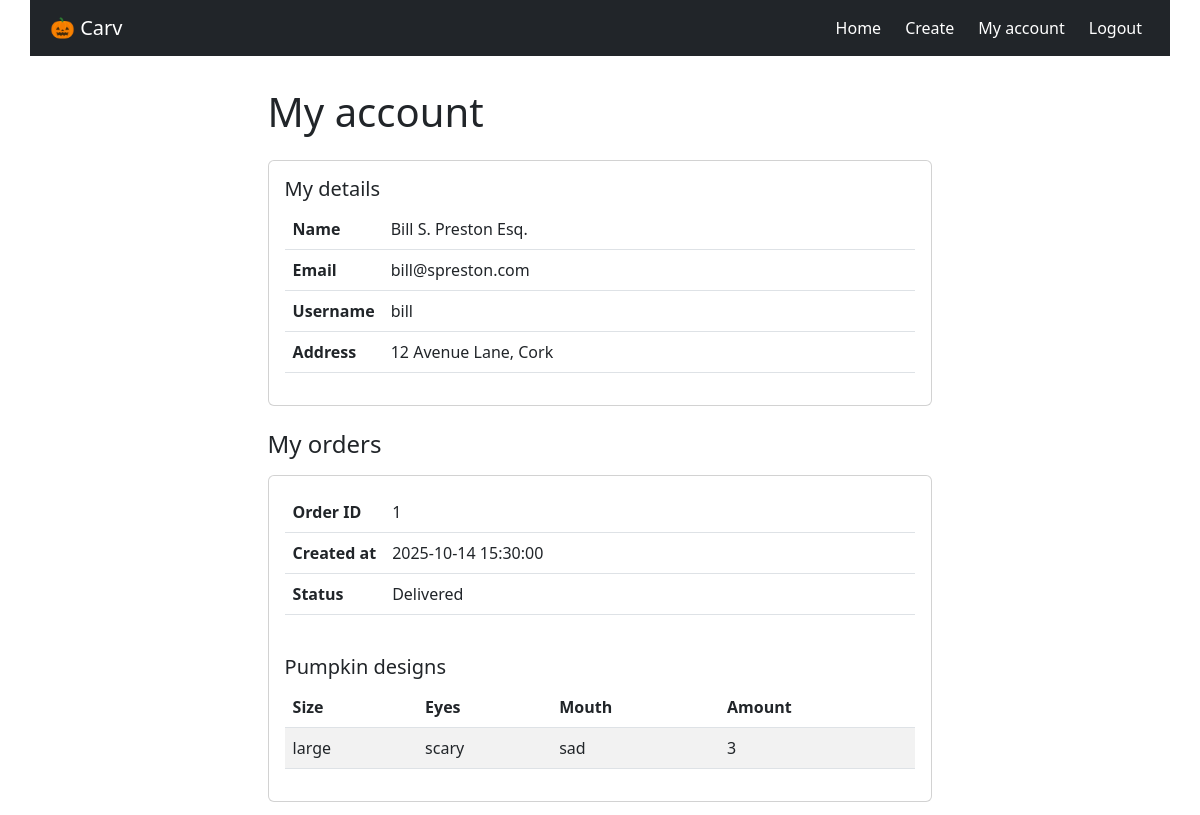
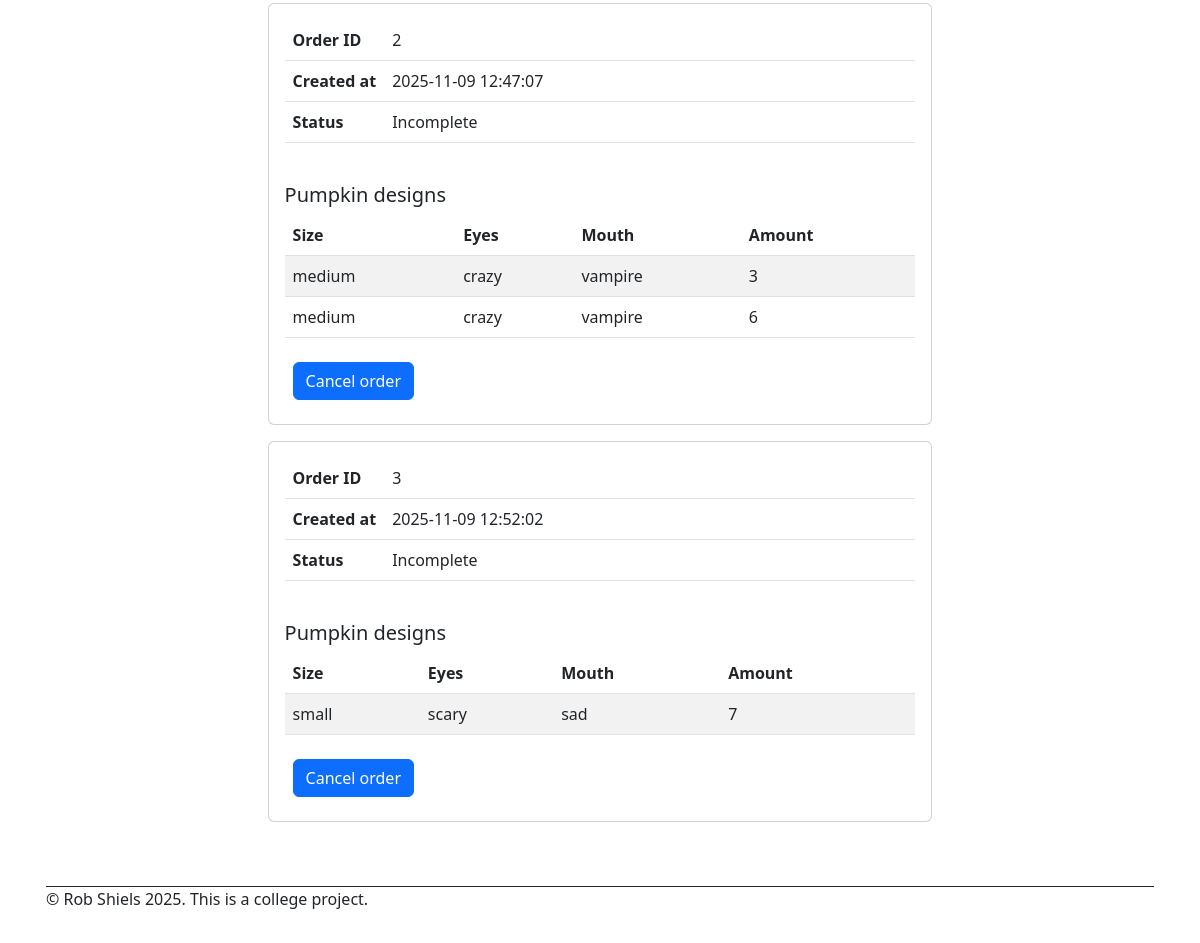
Page /my-account (signed in) on the committed database (2 pictures, top to bottom).
### models.py (models this page shows, shortened)
class User(db.Model, UserMixin):
    __tablename__ = 'user'
    user_id: Mapped[int] = mapped_column(primary_key=True)
    username: Mapped[str] = mapped_column(nullable=False)
    password: Mapped[str] = mapped_column(nullable=False)
    name: Mapped[str] = mapped_column(nullable=False)
    email: Mapped[str] = mapped_column(nullable=False, unique=True)
    address: Mapped[str] = mapped_column(nullable=False)
    role: Mapped[str] = mapped_column(nullable=False, default="customer")
    orders = db.relationship('Order', back_populates='customer')

class Order(db.Model):
    __tablename__ = 'order'
    order_id: Mapped[int] = mapped_column(primary_key=True)
    created_at: Mapped[datetime] = mapped_column(nullable=False,  default=lambda: datetime.now(timezone.utc).replace(microsecond=0))
    status: Mapped[str] = mapped_column(nullable=True)
    customer_id: Mapped[int] = mapped_column(db.ForeignKey('user.user_id'), nullable=False) # Add 'delete' button to delete customer and all associated ordres
    customer = db.relationship('User', back_populates='orders')
    pumpkins = db.relationship('PumpkinDesign', back_populates='order',  cascade='all, delete-orphan', passive_deletes=True )  # one-to-many

class PumpkinDesign(db.Model):
    __tablename__ = 'pumpkin_design'
    design_id: Mapped[int] = mapped_column(primary_key=True)
    size: Mapped[str] = mapped_column(nullable=False)
    eyes: Mapped[str] = mapped_column(nullable=False)
    mouth: Mapped[str] = mapped_column(nullable=False)
    amount: Mapped[int] = mapped_column(nullable=False)
    created_at: Mapped[datetime] = mapped_column(nullable=False,  default=lambda: datetime.now(timezone.utc).replace(microsecond=0))
    order_id: Mapped[int] = mapped_column(db.ForeignKey('order.order_id', ondelete='CASCADE'), nullable=False)
    order = db.relationship('Order', back_populates='pumpkins')

### app.py (the view)
@app.route("/my-account")
@login_required
def my_account():
    orders = Order.query.filter_by(customer_id=current_user.user_id).order_by(Order.order_id).all()
    return render_template("my-account.html", orders=orders)

### app.py (called while the page is built)
@login_manager.user_loader
def load_user(user_id):
    return User.query.get(int(user_id))

### templates/my-account.html (shortened to what this page needs)
{% set title = "My account" %}
{% extends "base.html" %}
{% block main %}
<div class="card mb-4">
    <div class="card-body">
        <h5 class="card-title ">My details</h5>
        <table class="table">
            <tbody>
                <tr>
                    <th scope="row" class="hug">Name</th>
                    <td>{{ current_user.name }}</td>
                </tr>
                <tr>
                    <th scope="row" class="hug">Email</th>
                    <td>{{ current_user.email }}</td>
                </tr>
                <tr>
                    <th scope="row" class="hug">Username</th>
                    <td>{{ current_user.username }}</td>
                </tr>
                <tr>
                    <th scope="row" class="hug">Address</th>
                    <td>{{ current_user.address }}</td>
                </tr>
            </tbody>
        </table>
    </div>
</div>
<h4 class="card-title mb-3">My orders</h4>
{% for order in orders %}
<div class="card mb-3">
    <div class="card-body">
        <div class="pb-4">
            <table class="table">
                <tbody>
                    <tr>
                        <th scope="row" class="hug">Order ID</th>
                        <td>{{ order.order_id }}</td>
                    </tr>
                    <tr>
                        <th scope="row" class="hug">Created at</th>
                        <td>{{ order.created_at }}</td>
                    </tr>
                    <tr>
                        <th scope="row" class="hug">Status</th>
                        <td>{{ order.status }}</td>
                    </tr>
                </tbody>
            </table>
        </div>
        <h5 class="card-title ">Pumpkin designs</h5>
        {% if order.pumpkins %}
        <table class="table table-striped">
            <thead>
                <tr>
                    <th>Size</th>
                    <th>Eyes</th>
                    <th>Mouth</th>
                    <th>Amount</th>
                </tr>
            </thead>
            <tbody>
                {% for pumpkin in order.pumpkins %}
                <tr>
                    <td>{{ pumpkin.size }}</td>
                    <td>{{ pumpkin.eyes }}</td>
                    <td>{{ pumpkin.mouth }}</td>
                    <td>{{ pumpkin.amount }}</td>
                </tr>
                {% endfor %}
            </tbody>
        </table>
        {% else %}
        <p>You haven't added a pumpkin yet.</p>
        {% endif %}
        {% if order.status != "Delivered" %}
        <form id="order-form" action="{{url_for('delete_order', order_id=order.order_id)}}" method="post">
            <button type="submit" class="btn btn-primary m-2">Cancel order</button>
        </form>
        {% endif %}
    </div>
</div>
{% endfor %}
{% endblock %}

### static/css/style.css (style rules this page uses)
* { margin: 0px; padding: 0px; font-size: 16px; }
html { height: 100%; color: white; }
body { margin: 0px; min-height: 100vh; }
.table td.hug, .table th.hug { width: 1%; white-space: nowrap; }
@media (min-width: 480px) { body { margin: 0px 24px; max-width: 1140px; margin-left: auto; margin-right: auto; } }
@media (min-width: 480px) { .card { width:60%; } }

### rows in the picture
User: name "Bill S. Preston Esq.", email "bill@spreston.com", username "bill", address "12 Avenue Lane, Cork"
Order: order_id "1", created_at "2025-10-14 15:30:00", status "Delivered"
PumpkinDesign: size "large", eyes "scary", mouth "sad", amount "3"
Order: order_id "2", created_at "2025-11-09 12:47:07", status "Incomplete"
PumpkinDesign: size "medium", eyes "crazy", mouth "vampire", amount "3"
PumpkinDesign: size "medium", eyes "crazy", mouth "vampire", amount "6"
Order: order_id "3", created_at "2025-11-09 12:52:02", status "Incomplete"
PumpkinDesign: size "small", eyes "scary", mouth "sad", amount "7"

### other values in the picture
{{ title or "Welcome" }} "My account"
